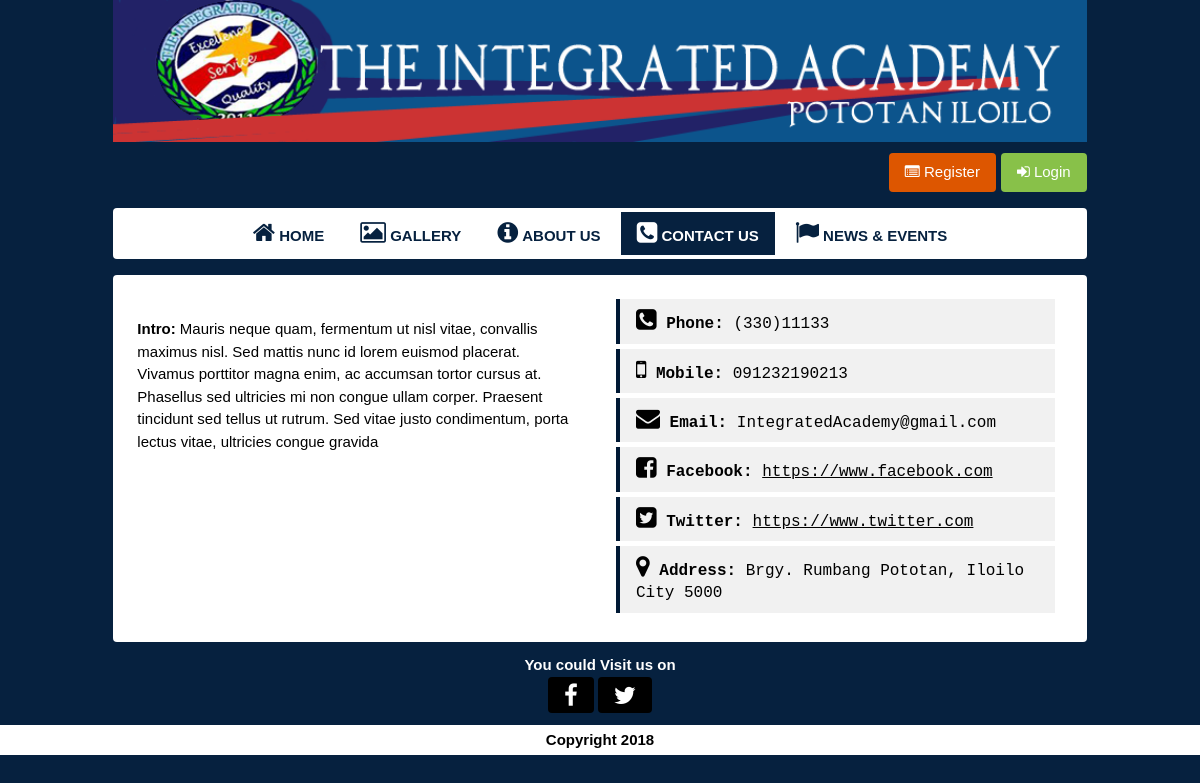
The page /contact-us.php on the database its author committed.
### tables this page shows
CREATE TABLE `tbl_contact_us` (
  `tbl_id` int(11) NOT NULL,
  `intro` longtext NOT NULL,
  `tel_number` varchar(200) NOT NULL,
  `mob_number` varchar(200) NOT NULL,
  `email` varchar(500) NOT NULL,
  `facebook` varchar(500) NOT NULL,
  `twitter` varchar(500) NOT NULL,
  `address` mediumtext NOT NULL
);

### contact-us.php (the view, shortened to what this page needs)
<?php
	include("libraries/php-func/main-func.php");
	include("libraries/php-func/connection.php");
?>
	<div class="w3-col s12 m12 l12 w3-container w3-theme">
		<div class="w3-col s12 m10 l0 w3-container w3-padding-0">
			<img src="images/banner.png" width="100%">
			<div class="w3-col s12 m12 l12 w3-margin-top">
				<a href="javascript:void:0;" class="w3-btn w3-round w3-padding-medium w3-right " style="margin-left:5px;background:#88c149;" onclick="$('#login-form').fadeIn()"><i class="fa fa-sign-in"></i> Login</a>
				<a href="register.php" class="w3-btn w3-round w3-padding-medium w3-right" style="background:#dd5600;"><i class="fa fa-list-alt"></i> Register</a>
			</div>
			<div class="w3-padding-small w3-white w3-round w3-col s12 m12 l12 w3-center w3-margin-top" >
				<a href="index.php" class="w3-btn w3-white w3-padding-medium w3-hover-theme w3-text-theme"><i class="fa fa-home w3-xlarge"></i> <b>HOME</b></a>
				<a href="gallery.php" class="w3-btn w3-white w3-padding-medium w3-hover-theme w3-text-theme"><i class="fa fa-image w3-xlarge"></i> <b>GALLERY</b></a>
				<a href="about-us.php" class="w3-btn w3-white w3-padding-medium w3-hover-theme w3-text-theme"><i class="fa fa-info-circle w3-xlarge"></i> <b>ABOUT US</b></a>
				<a href="contact-us.php" class="w3-btn w3-theme w3-padding-medium w3-hover-theme w3-text-white"><i class="fa fa-phone-square w3-xlarge"></i> <b>CONTACT US</b></a>
				<a href="news-and-events.php" class="w3-btn w3-white w3-padding-medium w3-hover-theme w3-text-theme"><i class="fa fa-flag w3-xlarge"></i> <b>NEWS & EVENTS</b></a>
			</div>
			<div class="w3-padding-medium w3-col s12 m12 l12 w3-white w3-round w3-margin-top">
				<?php
					$query = $con->query("select * from tbl_contact_us limit 1");
					$row = $query->fetch();
				?>
				<div class="w3-col s6 m6 l6 w3-margin-top w3-padding-right">
					<p class="w3-padding-small w3-col s12 m12 l12"><?=$row["intro"];?></p>
				</div>
				<div class="w3-col s6 m6 l6 w3-container w3-margin-top w3-margin-bottom w3-display-container" >
					<p class="w3-padding-medium w3-border-theme-dark w3-light-grey w3-col s12 m12 l12 w3-code" style="margin:0px;margin-bottom:5px;"><i class="fa fa-phone-square w3-xlarge"></i> <b>Phone:</b> <?=$row["tel_number"];?></p>
					<p class="w3-padding-medium w3-border-theme-dark w3-light-grey w3-col s12 m12 l12 w3-code" style="margin:0px;margin-bottom:5px;"><i class="fa fa-mobile-phone w3-xlarge"></i> <b>Mobile:</b> <?=$row["mob_number"];?></p>
					<p class="w3-padding-medium w3-border-theme-dark w3-light-grey w3-col s12 m12 l12 w3-code" style="margin:0px;margin-bottom:5px;"><i class="fa fa-envelope w3-xlarge"></i> <b>Email:</b> <?=$row["email"];?></p>
					<p class="w3-padding-medium w3-border-theme-dark w3-light-grey w3-col s12 m12 l12 w3-code" style="margin:0px;margin-bottom:5px;"><i class="fa fa-facebook-square w3-xlarge"></i> <b>Facebook:</b> <a href="<?=$row["facebook"];?>" class="w3-hover-text-blue"><?=$row["facebook"];?></a></p>
					<p class="w3-padding-medium w3-border-theme-dark w3-light-grey w3-col s12 m12 l12 w3-code" style="margin:0px;margin-bottom:5px;"><i class="fa fa-twitter-square w3-xlarge"></i> <b>Twitter:</b> <a href="<?=$row["twitter"];?>" class="w3-hover-text-blue"><?=$row["twitter"];?></a></p>
					<p class="w3-padding-medium w3-border-theme-dark w3-light-grey w3-col s12 m12 l12 w3-code" style="margin:0px;margin-bottom:5px;"><i class="fa fa-map-marker w3-xlarge"></i> <b>Address:</b> <?=$row["address"];?></p>
				</div>
			</div>
		</div>
	</div>

### libraries/stylesheet/style.css (style rules this page uses)
html { box-sizing:border-box }
*,*:before,*:after { box-sizing:inherit }
html { -ms-text-size-adjust:100%;-webkit-text-size-adjust:100% }
body { margin:0 }
a { background-color:transparent;-webkit-text-decoration-skip:objects }
img { border-style:none }
html,body { font-family:Verdana,sans-serif;font-size:15px;line-height:1.5 }
html { overflow-x:hidden }
img { margin-bottom:-5px }
a { color:inherit }
.w3-btn,.w3-btn-block { border:none;display:inline-block;outline:0;padding:6px 16px;vertical-align:middle;overflow:hidden;text-decoration:none!important;color:#fff;background-color:#000;text-align:center;cursor:pointer;white-space:nowrap }
.w3-btn,.w3-btn-floating,.w3-btn-floating-large,.w3-closenav,.w3-opennav { -webkit-touch-callout:none;-webkit-user-select:none;-khtml-user-select:none;-moz-user-select:none;-ms-user-select:none;user-select:none }
.w3-tooltip,.w3-display-container { position:relative }
.w3-btn,.w3-btn-floating,.w3-dropnav a,.w3-btn-floating-large,.w3-btn-block,.w3-hover-shadow,.w3-hover-opacity,.w3-hover-opacity-off, .w3-navbar a,.w3-sidenav a,.w3-pagination li a,.w3-hoverable tbody tr,.w3-hoverable li,.w3-accordion-content a,.w3-dropdown-content a,.w3-dropdown-click:hover,.w3-dropdown-hover:hover,.w3-opennav,.w3-closenav,.w3-closebtn, .w3-hover-amber,.w3-hover-aqua,.w3-hover-blue,.w3-hover-light-blue,.w3-hover-brown,.w3-hover-cyan,.w3-hover-blue-grey,.w3-hover-green,.w3-hover-light-green,.w3-hover-indigo,.w3-hover-khaki,.w3-hover-lime,.w3-hover-orange,.w3-hover-deep-orange,.w3-hover-pink, .w3-hover-purple,.w3-hover-deep-purple,.w3-hover-red,.w3-hover-sand,.w3-hover-teal,.w3-hover-yellow,.w3-hover-white,.w3-hover-black,.w3-hover-grey,.w3-hover-light-grey,.w3-hover-dark-grey,.w3-hover-text-amber,.w3-hover-text-aqua,.w3-hover-text-blue,.w3-hover-text-light-blue, .w3-hover-text-brown,.w3-hover-text-cyan,.w3-hover-text-blue-grey,.w3-hover-text-green,.w3-hover-text-light-green,.w3-hover-text-indigo,.w3-hover-text-khaki,.w3-hover-text-lime,.w3-hover-text-orange,.w3-hover-text-deep-orange,.w3-hover-text-pink,.w3-hover-text-purple, .w3-hover-text-deep-purple,.w3-hover-text-red,.w3-hover-text-sand,.w3-hover-text-teal,.w3-hover-text-yellow,.w3-hover-text-white,.w3-hover-text-black,.w3-hover-text-grey,.w3-hover-text-light-grey,.w3-hover-text-dark-grey { -webkit-transition:background-color .3s,color .15s,box-shadow .3s,opacity 0.3s;transition:background-color .3s,color .15s,box-shadow .3s,opacity 0.3s }
.w3-container:after,.w3-panel:after,.w3-row:after,.w3-row-padding:after,.w3-topnav:after,.w3-clear:after,.w3-btn-group:before,.w3-btn-group:after,.w3-btn-bar:before,.w3-btn-bar:after { content:"";display:table;clear:both }
.w3-col,.w3-half,.w3-third,.w3-twothird,.w3-threequarter,.w3-quarter { float:left;width:100% }
.w3-col.s6 { width:49.99999% }
.w3-col.s12,.w3-half,.w3-third,.w3-twothird,.w3-threequarter,.w3-quarter { width:99.99999% }
@media only screen and (min-width:601px) { .w3-col.m6,.w3-half { width:49.99999% } }
@media only screen and (min-width:601px) { .w3-col.m10 { width:83.33333% } }
@media only screen and (min-width:601px) { .w3-col.m12 { width:99.99999% } }
@media only screen and (min-width:993px) { .w3-col.l6,.w3-half { width:49.99999% } }
@media only screen and (min-width:993px) { .w3-col.l12 { width:99.99999% } }
.w3-right { float:right!important }
.w3-xlarge { font-size:24px!important }
.w3-center { text-align:center!important }
.w3-round,.w3-round-medium { border-radius:4px!important }
.w3-margin-top { margin-top:16px!important }
.w3-margin-bottom { margin-bottom:16px!important }
.w3-padding-small { padding:4px 8px!important }
.w3-padding-medium,.w3-padding,.w3-form { padding:8px 16px!important }
.w3-padding-0 { padding:0!important }
.w3-padding-right { padding-right:16px!important }
.w3-container { padding:0.01em 16px }
.w3-code,.w3-codespan { font-family:Consolas,"courier new";font-size:16px }
.w3-code { line-height:1.4;width:auto;background-color:#fff;padding:8px 12px;border-left:4px solid #009688;word-wrap:break-word }
.w3-example,.w3-code,.w3-reference { margin:20px 0 }
.w3-white,.w3-hover-white:hover { color:#000!important;background-color:#fff!important }
.w3-light-grey,.w3-hover-light-grey:hover { color:#000!important;background-color:#f1f1f1!important }
.w3-text-white,.w3-hover-text-white:hover { color:#fff!important }

### rows shown on the page
tbl_contact_us: intro "Intro: Mauris neque quam, fermentum ut nisl vitae, convallis maximus nisl. Sed mattis nunc id lorem euismod placerat. Vivamus porttitor magna enim, ac accumsan tortor cursus at. Phasellus sed ultricies mi non congue ullam corper. Praesent tincidunt sed tellus ut rutrum. Sed vitae justo condimentum, porta lectus vitae, ultricies congue gravida", tel_number "(330)11133", mob_number "091232190213", email "IntegratedAcademy@gmail.com", facebook "https://www.facebook.com", twitter "https://www.twitter.com", address "Brgy. Rumbang Pototan, Iloilo City 5000"
